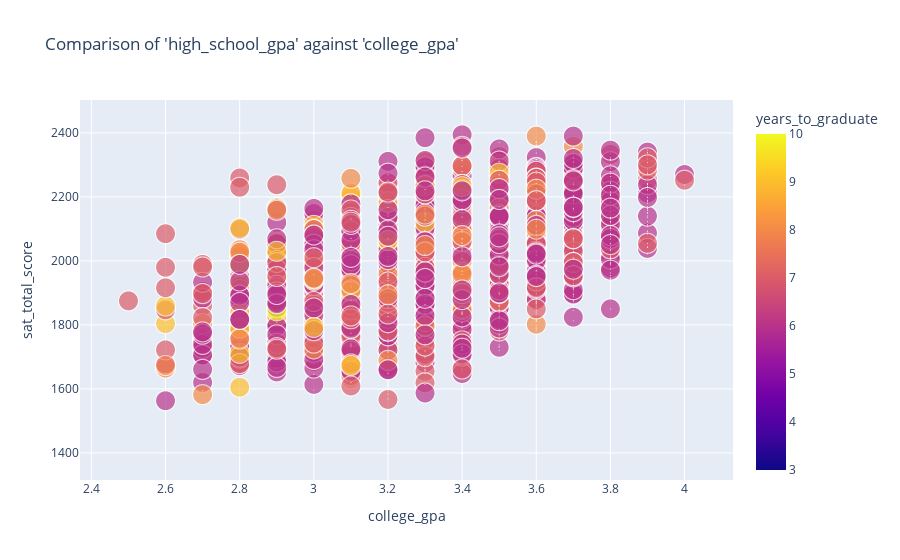

The notebook cell saved with this chart:
### Code cell
fig = px.scatter(
    df_full_train, 
    x='college_gpa', 
    y='sat_total_score', 
    # facet_row='target',
    color='years_to_graduate',
    size='target',
    # opacity=0.45,
    # histfunc='count', 
    title="Comparison of 'high_school_gpa' against 'college_gpa'")
fig.show()

### Figure 1 — Plotly figure (JSON) as saved in the notebook; plotly's stock layout.template omitted (floating-point values rounded to 4 significant figures; data arrays with more than 128 entries replaced by an {"elided": "..."} marker saying what was removed)
{"data": [{"hovertemplate": "college_gpa=%{x}<br>sat_total_score=%{y}<br>target=%{marker.size}<br>years_to_graduate=%{marker.color}<extra></extra>", "legendgroup": "", "marker": {"color": {"elided": "8000 int values"}, "coloraxis": "coloraxis", "size": {"elided": "8000 int values"}, "sizemode": "area", "sizeref": 0.0025, "symbol": "circle"}, "mode": "markers", "name": "", "showlegend": false, "type": "scattergl", "x": {"elided": "8000 float values"}, "xaxis": "x", "y": {"elided": "8000 int values"}, "yaxis": "y"}], "layout": {"coloraxis": {"colorbar": {"title": {"text": "years_to_graduate"}}, "colorscale": [[0, "#0d0887"], [0.1111, "#46039f"], [0.2222, "#7201a8"], [0.3333, "#9c179e"], [0.4444, "#bd3786"], [0.5556, "#d8576b"], [0.6667, "#ed7953"], [0.7778, "#fb9f3a"], [0.8889, "#fdca26"], [1, "#f0f921"]]}, "legend": {"itemsizing": "constant", "tracegroupgap": 0}, "title": {"text": "Comparison of 'high_school_gpa' against 'college_gpa'"}, "xaxis": {"anchor": "y", "domain": [0, 1], "title": {"text": "college_gpa"}}, "yaxis": {"anchor": "x", "domain": [0, 1], "title": {"text": "sat_total_score"}}}}
